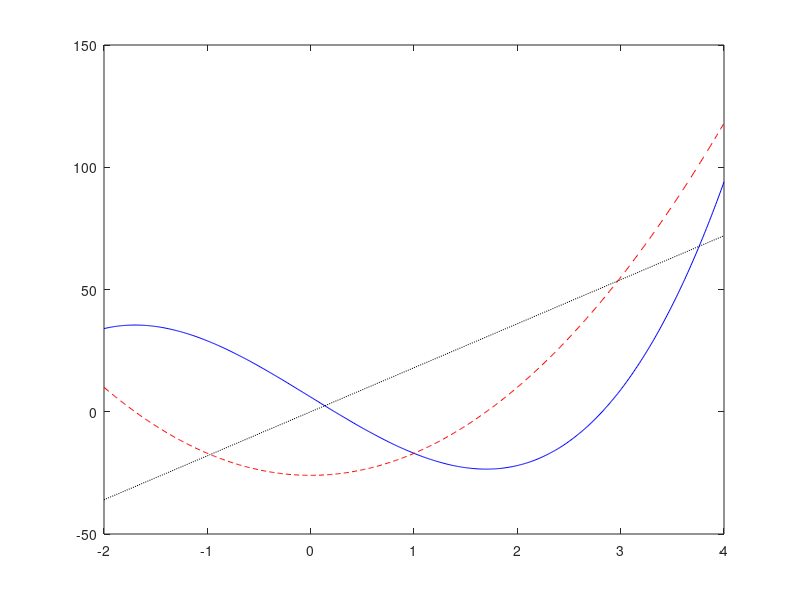

MATLAB code to generate this figure:
 x = [-2:0.01:4];
 y = 3*x.^3-26*x+6;
 deriv1 = 9*x.^2-26;
 deriv2 = 18*x;
 plot(x, y, '-b')
 hold on
 plot(x, deriv1, '--r')
 plot(x, deriv2, ':k')
 hold off
 
 